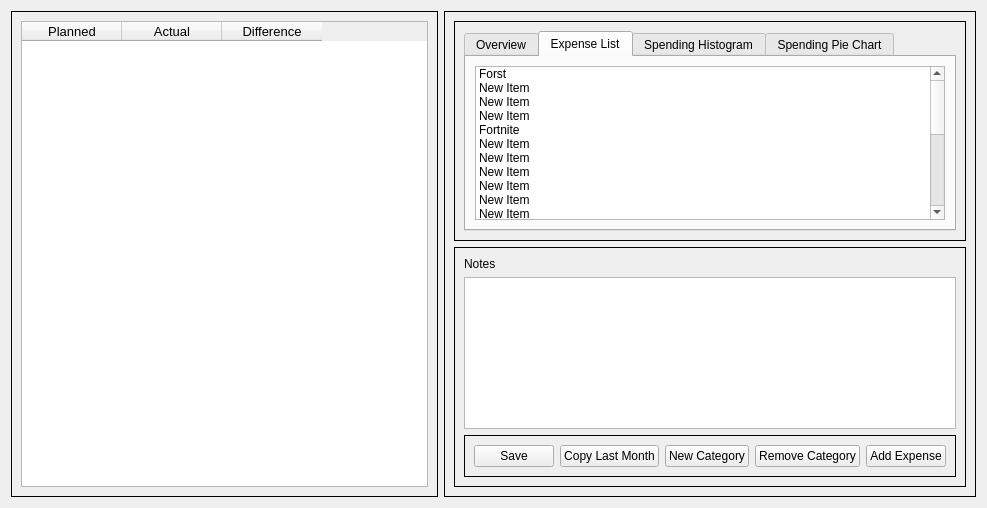
<?xml version="1.0" encoding="UTF-8"?>
<ui version="4.0">
 <class>Form</class>
 <widget class="QWidget" name="Form">
  <property name="geometry">
   <rect>
    <x>0</x>
    <y>0</y>
    <width>984</width>
    <height>508</height>
   </rect>
  </property>
  <property name="windowTitle">
   <string>Form</string>
  </property>
  <layout class="QGridLayout" name="gridLayout_3">
   <item row="0" column="0">
    <widget class="QFrame" name="leftFrame">
     <property name="sizePolicy">
      <sizepolicy hsizetype="Expanding" vsizetype="Preferred">
       <horstretch>0</horstretch>
       <verstretch>0</verstretch>
      </sizepolicy>
     </property>
     <property name="frameShape">
      <enum>QFrame::Box</enum>
     </property>
     <property name="frameShadow">
      <enum>QFrame::Plain</enum>
     </property>
     <layout class="QHBoxLayout" name="horizontalLayout_3">
      <item>
       <spacer name="leftTableSpacer">
        <property name="orientation">
         <enum>Qt::Horizontal</enum>
        </property>
        <property name="sizeHint" stdset="0">
         <size>
          <width>40</width>
          <height>20</height>
         </size>
        </property>
       </spacer>
      </item>
      <item>
       <widget class="QTableWidget" name="budgetTable">
        <property name="sizePolicy">
         <sizepolicy hsizetype="Preferred" vsizetype="Expanding">
          <horstretch>0</horstretch>
          <verstretch>0</verstretch>
         </sizepolicy>
        </property>
        <property name="minimumSize">
         <size>
          <width>407</width>
          <height>0</height>
         </size>
        </property>
        <attribute name="horizontalHeaderCascadingSectionResizes">
         <bool>false</bool>
        </attribute>
        <column>
         <property name="text">
          <string>Planned</string>
         </property>
         <property name="font">
          <font>
           <pointsize>10</pointsize>
          </font>
         </property>
        </column>
        <column>
         <property name="text">
          <string>Actual</string>
         </property>
         <property name="font">
          <font>
           <pointsize>10</pointsize>
          </font>
         </property>
        </column>
        <column>
         <property name="text">
          <string>Difference</string>
         </property>
         <property name="font">
          <font>
           <pointsize>10</pointsize>
          </font>
         </property>
        </column>
       </widget>
      </item>
      <item>
       <spacer name="rightTableSpacer">
        <property name="orientation">
         <enum>Qt::Horizontal</enum>
        </property>
        <property name="sizeHint" stdset="0">
         <size>
          <width>40</width>
          <height>20</height>
         </size>
        </property>
       </spacer>
      </item>
     </layout>
    </widget>
   </item>
   <item row="0" column="1">
    <widget class="QFrame" name="rightFrame">
     <property name="frameShape">
      <enum>QFrame::Box</enum>
     </property>
     <property name="frameShadow">
      <enum>QFrame::Plain</enum>
     </property>
     <layout class="QVBoxLayout" name="verticalLayout">
      <item>
       <widget class="QFrame" name="tabFrame">
        <property name="frameShape">
         <enum>QFrame::Box</enum>
        </property>
        <property name="frameShadow">
         <enum>QFrame::Plain</enum>
        </property>
        <layout class="QGridLayout" name="gridLayout">
         <item row="0" column="0">
          <widget class="QTabWidget" name="tabWidget">
           <property name="currentIndex">
            <number>1</number>
           </property>
           <widget class="QWidget" name="overviewTab">
            <attribute name="title">
             <string>Overview</string>
            </attribute>
           </widget>
           <widget class="QWidget" name="expenseListTab">
            <attribute name="title">
             <string>Expense List</string>
            </attribute>
            <layout class="QVBoxLayout" name="verticalLayout_4">
             <item>
              <widget class="QListWidget" name="listWidget">
               <item>
                <property name="text">
                 <string>Forst</string>
                </property>
               </item>
               <item>
                <property name="text">
                 <string>New Item</string>
                </property>
               </item>
               <item>
                <property name="text">
                 <string>New Item</string>
                </property>
               </item>
               <item>
                <property name="text">
                 <string>New Item</string>
                </property>
               </item>
               <item>
                <property name="text">
                 <string>Fortnite</string>
                </property>
               </item>
               <item>
                <property name="text">
                 <string>New Item</string>
                </property>
               </item>
               <item>
                <property name="text">
                 <string>New Item</string>
                </property>
               </item>
               <item>
                <property name="text">
                 <string>New Item</string>
                </property>
               </item>
               <item>
                <property name="text">
                 <string>New Item</string>
                </property>
               </item>
               <item>
                <property name="text">
                 <string>New Item</string>
                </property>
               </item>
               <item>
                <property name="text">
                 <string>New Item</string>
                </property>
               </item>
               <item>
                <property name="text">
                 <string>New Item</string>
                </property>
               </item>
               <item>
                <property name="text">
                 <string>New Item</string>
                </property>
               </item>
               <item>
                <property name="text">
                 <string>New Item</string>
                </property>
               </item>
               <item>
                <property name="text">
                 <string>New Item</string>
                </property>
               </item>
               <item>
                <property name="text">
                 <string>New Item</string>
                </property>
               </item>
               <item>
                <property name="text">
                 <string>New Item</string>
                </property>
               </item>
               <item>
                <property name="text">
                 <string>New Item</string>
                </property>
               </item>
               <item>
                <property name="text">
                 <string>Balls</string>
                </property>
               </item>
               <item>
                <property name="text">
                 <string>New Item</string>
                </property>
               </item>
               <item>
                <property name="text">
                 <string>New Item</string>
                </property>
               </item>
               <item>
                <property name="text">
                 <string>New Item</string>
                </property>
               </item>
               <item>
                <property name="text">
                 <string>Epic</string>
                </property>
               </item>
              </widget>
             </item>
            </layout>
           </widget>
           <widget class="QWidget" name="histogramTab">
            <attribute name="title">
             <string>Spending Histogram</string>
            </attribute>
           </widget>
           <widget class="QWidget" name="pieChartTab">
            <attribute name="title">
             <string>Spending Pie Chart</string>
            </attribute>
           </widget>
          </widget>
         </item>
        </layout>
       </widget>
      </item>
      <item>
       <widget class="QFrame" name="notesButtonFrame">
        <property name="frameShape">
         <enum>QFrame::Box</enum>
        </property>
        <property name="frameShadow">
         <enum>QFrame::Plain</enum>
        </property>
        <layout class="QGridLayout" name="gridLayout_2">
         <item row="0" column="0">
          <widget class="QLabel" name="notesLabel">
           <property name="text">
            <string>Notes</string>
           </property>
          </widget>
         </item>
         <item row="1" column="0">
          <widget class="QPlainTextEdit" name="notesTextBox"/>
         </item>
         <item row="2" column="0">
          <widget class="QFrame" name="buttonFrame">
           <property name="frameShape">
            <enum>QFrame::Box</enum>
           </property>
           <property name="frameShadow">
            <enum>QFrame::Plain</enum>
           </property>
           <layout class="QHBoxLayout" name="horizontalLayout_2">
            <item>
             <widget class="QPushButton" name="saveButton">
              <property name="text">
               <string>Save</string>
              </property>
             </widget>
            </item>
            <item>
             <widget class="QPushButton" name="copyLastMonthButton">
              <property name="text">
               <string>Copy Last Month</string>
              </property>
             </widget>
            </item>
            <item>
             <widget class="QPushButton" name="newCategoryButton">
              <property name="text">
               <string>New Category</string>
              </property>
             </widget>
            </item>
            <item>
             <widget class="QPushButton" name="removeCategoryButton">
              <property name="text">
               <string>Remove Category</string>
              </property>
             </widget>
            </item>
            <item>
             <widget class="QPushButton" name="addExpenseButton">
              <property name="text">
               <string>Add Expense</string>
              </property>
             </widget>
            </item>
           </layout>
          </widget>
         </item>
        </layout>
       </widget>
      </item>
     </layout>
    </widget>
   </item>
  </layout>
 </widget>
 <resources/>
 <connections/>
</ui>
